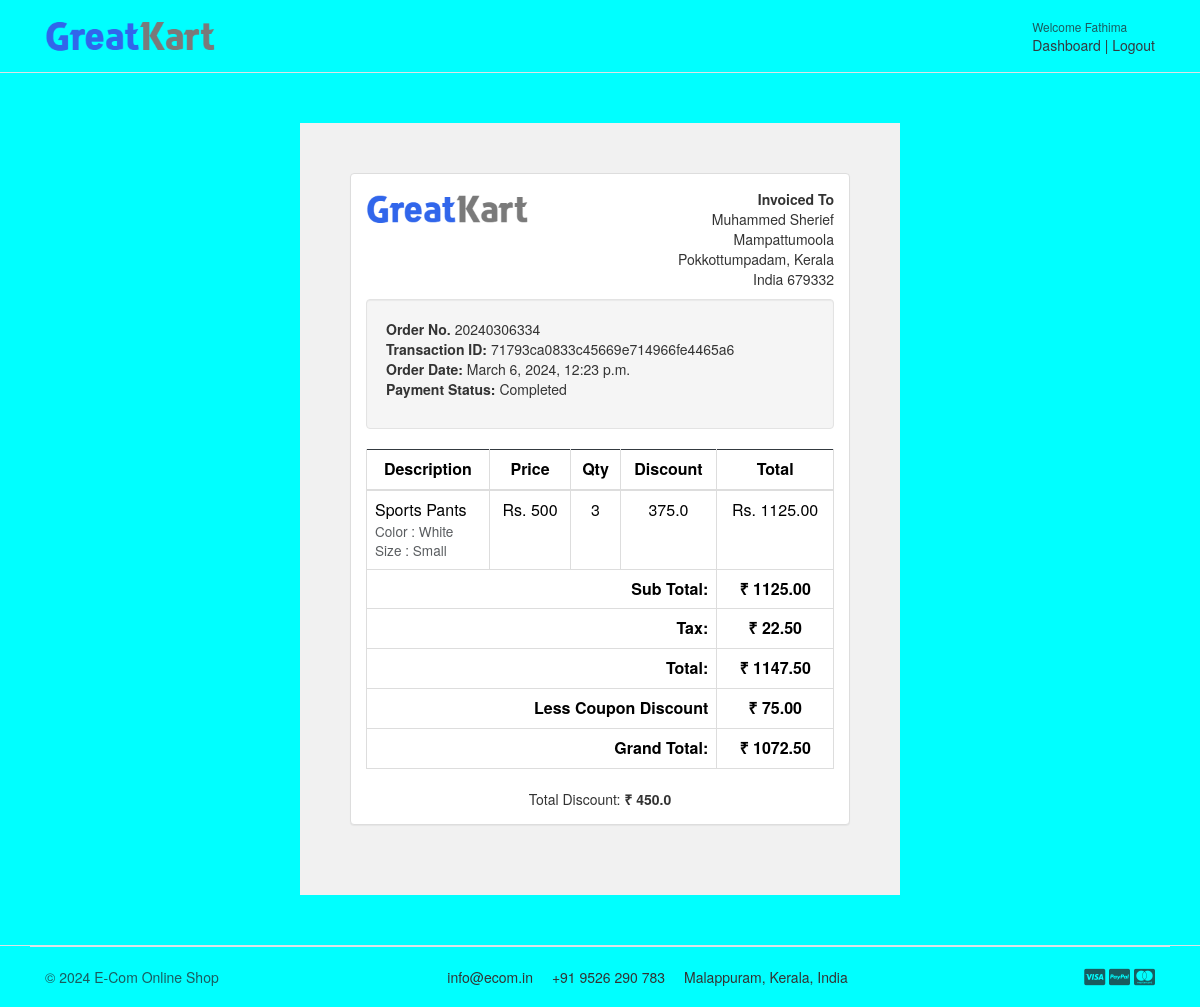
The app's page /orders/order_detail_admin/20240306334/ (signed in) with its own data.
### accounts/models.py (models this page shows, shortened)
class Account(AbstractBaseUser):
    first_name = models.CharField(max_length=50)
    last_name = models.CharField(max_length=50)
    email = models.EmailField(max_length=100, unique=True)
    phone_number = models.CharField(max_length=12, unique=True, default='')
    wallet = models.FloatField(null=True, default=0.0)
    date_joined = models.DateTimeField(auto_now_add=True)
    last_login = models.DateTimeField(auto_now_add=True)
    is_admin = models.BooleanField(default=False)
    is_staff = models.BooleanField(default=False)
    is_active = models.BooleanField(default=True)
    is_superadmin = models.BooleanField(default=False)
    USERNAME_FIELD = 'email'
    REQUIRED_FIELDS = ['first_name', 'last_name', 'phone_number']
    objects = MyAccountManager()
    class Meta:
        verbose_name = 'account'
        verbose_name_plural = 'accounts'

### orders/models.py (models this page shows, shortened)
class ShippingAddress(models.Model):
    user = models.ForeignKey(Account, on_delete=models.CASCADE)
    order = models.OneToOneField(Order, on_delete=models.CASCADE)
    full_name = models.CharField(max_length=20, default='')
    phone_number = models.CharField(max_length=15)
    address_line_1 = models.CharField(max_length=100)
    address_line_2 = models.CharField(blank=True, max_length=100)
    city = models.CharField(max_length=20)
    state = models.CharField(max_length=20)
    country = models.CharField(max_length=20)
    zipcode = models.CharField(max_length=6)

class Order(models.Model):
    STATUS = (
        ('Pending', 'Pending'),
        ('Order Confirmed', 'Order Confirmed'),
        ('Return Requested', 'Return Requested'),
        ('Return Approved', 'Return Approved'),
        ('Return Rejected', 'Return Rejected'),
        ('Return Received', 'Return Received'),
        ('Cancelled', 'Cancelled'),
        ('Delivered', 'Delivered'),
    )
    user = models.ForeignKey(Account, on_delete=models.SET_NULL, null=True)
    address = models.ForeignKey(Address, on_delete=models.SET_NULL, null=True)
    payment = models.ForeignKey(Payment, on_delete=models.SET_NULL, null=True)
    order_number = models.CharField(max_length=30, unique=True)
    order_total = models.FloatField()
    tax = models.FloatField()
    status = models.CharField(max_length=20, choices=STATUS, default='Pending')
    ip = models.CharField(blank=True, max_length=20)
    is_ordered = models.BooleanField(default=False)
    is_cancelled = models.BooleanField(default=False)
    created_at = models.DateTimeField(auto_now_add=True)
    updated_at = models.DateTimeField(auto_now=True)
    coupon_discount = models.FloatField(default=0.0)

class Payment(models.Model):
    user = models.ForeignKey(Account, on_delete=models.CASCADE)
    payment_id = models.CharField(max_length=100)
    amount_paid = models.CharField(max_length=100)
    discount = models.FloatField(default=0)
    status = models.CharField(max_length=100)
    created_at = models.DateTimeField(auto_now_add=True)
    timestamp = models.DateTimeField(default=timezone.now)

class OrderProduct(models.Model):
    order = models.ForeignKey(Order, on_delete=models.CASCADE, related_name='products')
    payment = models.ForeignKey(Payment, on_delete=models.SET_NULL, blank=True, null=True)
    user = models.ForeignKey(Account, on_delete=models.CASCADE)
    product = models.ForeignKey(Product, on_delete=models.CASCADE)
    variant = models.ManyToManyField(Variant, blank=True)
    quantity = models.IntegerField()
    tax = models.FloatField(default=0.0)
    product_price = models.FloatField()
    ordered = models.BooleanField(default=False)
    created_at = models.DateTimeField(auto_now_add=True)
    updated_at = models.DateTimeField(auto_now=True)
    product_discount = models.FloatField(default=0.0)

### store/models.py (models this page shows, shortened)
class Product(models.Model):
    product_name = models.CharField(max_length=200, unique=True)
    slug = models.SlugField(max_length=200, unique=True)
    description = models.TextField(max_length=500, blank=True)
    price = models.PositiveIntegerField(
        validators=[MinValueValidator(1)],
        help_text="Enter a number greater than zero")
    product_image = models.ImageField(upload_to='photos/products')
    stock = models.PositiveIntegerField(
        validators=[MinValueValidator(1)],
        help_text="Enter a number greater than zero")
    is_available = models.BooleanField(default=True)
    category = models.ForeignKey(Category, on_delete=models.CASCADE)
    created_date = models.DateTimeField(auto_now_add=True)
    modified_date = models.DateTimeField(auto_now=True)
    offer_percentage = models.PositiveIntegerField(default=0, blank=True, null=True)
    offer_price = models.PositiveIntegerField(default=0, blank=True, null=True)
    is_listed_offer = models.BooleanField(default=True)

class Variant(models.Model):
    product = models.ForeignKey(Product, on_delete=models.CASCADE)
    variant_category = models.CharField(max_length=100, choices=variant_category_choice)
    variant_value = models.CharField(max_length=100)
    is_active = models.BooleanField(default=True)
    created_on = models.DateTimeField(auto_now=True)
    objects = VariantManager()

### orders/views.py (the view)
# urls.py: path('order_detail_admin/<int:order_id>/', views.order_detail_admin, name='order_detail_admin'),
@login_required(login_url='login_admin')
def order_detail_admin(request, order_id):
    order_detail = OrderProduct.objects.filter(order__order_number=order_id)
    order = Order.objects.get(order_number=order_id)
    shipping_address = ShippingAddress.objects.get(order__order_number=order_id)
    total_product = []
    subtotal = 0
    total_product_discount = 0
    for item in order_detail:
        product_total = item.product_price * item.quantity
        subtotal += product_total
        total_product.append({'item': item, 'total': product_total})
        total_product_discount += item.product_discount
    context = {
        'order_detail': total_product,
        'order': order,
        'subtotal': subtotal,
        'total': subtotal + order.tax,
        'total_product_discount': total_product_discount,
        'total_discount': order.coupon_discount + total_product_discount,
        'shipping_address': shipping_address,
    }
    return render(request, 'admin/order-detail-admin.html', context)

### carts/context_processors.py (called while the page is built, shortened)
def counter(request):
    cart_count = 0
    if 'admin' in request.path:
        return {}
    return dict(cart_count=cart_count)

### category/context_processors.py (called while the page is built)
def menu_links(request):
    links = Category.objects.all()
    return dict(links=links)

### templates/admin/order-detail-admin.html
{% extends 'admin/base_admin.html' %}
{% load static %}
{% block content %}
<div class="container"
     style="margin: 0 auto;width: 50%;padding: 50px;background: #f1f1f1;margin-top: 50px;margin-bottom: 50px;">
    <div class="row invoice row-printable">
        <div class="col-md-12">
            <div class="panel panel-default plain" id="dash_0">
                <div class="panel-body p30">
                    <div class="row">
                        <div class="col-lg-6">
                            <div class="invoice-logo"><img src="{% static '/images/logo.png' %}" alt="Invoice logo"
                                                           style="max-height: 40px;"></div>
                        </div>
                        <div class="col-lg-6">
                            <div class="invoice-from">
                                <ul class="list-unstyled text-right">
                                    <li><strong>Invoiced To</strong></li>
                                    <li>{{ shipping_address.full_name }} </li>
                                    <li>{{ shipping_address.address_line_2 }} </li>
                                    <li>{{ shipping_address.city}}, {{ shipping_address.state }} </li>
                                    <li>{{ shipping_address.country }} {{ shipping_address.zipcode }} </li>
                                </ul>
                            </div>
                        </div>
                        <div class="col-lg-12">
                            <div class="invoice-details mt25">
                                <div class="well">
                                    <ul class="list-unstyled mb0">
                                        <li><strong>Order No.</strong> {{ order.order_number}}</li>
                                        <li><strong>Transaction ID: </strong> {{ order.payment.payment_id }}</li>
                                        <li><strong>Order Date:</strong> {{ order.created_at}}</li>
                                        <li><strong>Payment Status:</strong> {{ order.payment.status }}</li>
                                    </ul>
                                </div>
                            </div>
                            <div class="invoice-items">
                                <div class="table-responsive" style="overflow: hidden; outline: none;" tabindex="0">
                                    <table class="table table-bordered">
                                        <thead>
                                        <tr>
                                            <th class="per70 text-center">Description</th>
                                            <th class="per25 text-center">Price</th>
                                            <th class="per5 text-center">Qty</th>
                                            <th class="per5 text-center">Discount</th>
                                            <th class="per5 text-center">Total</th>
                                        </tr>
                                        </thead>
                                        <tbody>
                                        {% for product in order_detail %}
                                        <tr>
                                            <td> {{ product.item.product.product_name }}
                                                <p class="text-muted small">
                                                    {% if product.item.variant.all %}
                                                    {% for variant in product.item.variant.all %}
                                                    {{ variant.variant_category | capfirst }} : {{ variant.variant_value | capfirst }} <br>
                                                    {% endfor %}
                                                    {% endif %}
                                                </p>
                                            </td>
                                            <td class="text-center"> Rs. {{ product.item.product.price }} </td>
                                            <td class="text-center"> {{ product.item.quantity }} </td>
                                            <td class="text-center"> {{ product.item.product_discount }} </td>
                                            <td class="text-center"> Rs. {{ product.total | floatformat:2 }} </td>
                                        </tr>
                                        {% endfor %}
                                        </tbody>
                                        <tfoot>
                                        <tr>
                                            <th colspan="4" class="text-right">Sub Total:</th>
                                            <th class="text-center">₹ {{ subtotal | floatformat:2 }} </th>
                                        </tr>
                                        <tr>
                                            <th colspan="4" class="text-right">Tax:</th>
                                            <th class="text-center">₹ {{ order.tax | floatformat:2 }} </th>
                                        </tr>
                                        {% if order.coupon_discount > 0 %}
                                            <tr>
                                                <th colspan="4" class="text-right">Total:</th>
                                                <th class="text-center">₹ {{ total | floatformat:2 }} </th>
                                            </tr>
                                            <tr>
                                                <th colspan="4" class="text-right">Less Coupon Discount</th>
                                                <th class="text-center">₹ {{ order.coupon_discount | floatformat:2 }} </th>
                                            </tr>
                                        {% endif %}
                                        <tr>
                                            <th colspan="4" class="text-right">Grand Total:</th>
                                            <th class="text-center">₹ {{ order.order_total | floatformat:2 }} </th>
                                        </tr>
                                        </tfoot>
                                    </table>
                                </div>
                                <div>
                                    <p class="text-center">Total Discount: <strong>₹ {{ total_discount }} </strong></p>
                                </div>
                            </div>
                        </div>
                    </div>
                </div>
            </div>
        </div>
    </div>
</div>
{% endblock %}

### templates/admin/navbar_admin.html (shortened to what this page needs)
{% load static %}
<header class="section-header">
    <section class="header-main border-bottom">
        <div class="container">
            <div class="row align-items-center">
                <div class="col-lg-2 col-md-3 col-6">
                    <a href="{% url 'home' %}" class="brand-wrap">
                        <img class="logo" src="{% static './images/logo.png' %}">
                    </a>
                </div>
                <div class="col-lg  col-md-6 col-sm-12 col">
                </div>
                <div class="col-lg-3 col-sm-6 col-8 order-2 order-lg-3">
                    <div class="d-flex justify-content-end mb-3 mb-lg-0">
                        {% if user.id %}
                        <div class="widget-header">
                            <small class="title text-muted">Welcome {{ user.first_name }}</small>
                            <div>
                                <a href="{% url 'dashboard_admin' %}">Dashboard</a> <span class="dark-transp"> | </span>
                                <a href="{% url 'logout_admin' %}">Logout</a>
                            </div>
                        </div>
                        {% endif %}
                    </div>
                </div>
            </div>
        </div>
    </section>
</header>

### static/css/ui.css (style rules this page uses)
html { font-family: "Inter", sans-serif; font-size: 15px; }
p:last-child { margin-bottom: 0; }
.header-main { position: relative; padding-top: 1rem; padding-bottom: 1rem; }
.brand-wrap .logo, .navbar-brand .logo { margin-right: 7px; max-height: 42px; display: inline-block; }
.widget-header { display: inline-block; vertical-align: middle; position: relative; }
.widget-header a { color: #343a40; }
.widget-header .title { display: block; }
[class*=list-] li:after { visibility: hidden; display: block; content: ""; overflow: hidden; height: 0; clear: both; }

### records on screen
Account: first_name "Fathima"
ShippingAddress: full_name "Muhammed Sherief", address_line_2 "Mampattumoola", city "Pokkottumpadam", state "Kerala", country "India", zipcode "679332"
Order: order_number "20240306334", payment.payment_id "71793ca0833c45669e714966fe4465a6", created_at "March 6, 2024, 12:23 p.m.", payment.status "Completed", tax "22.50", coupon_discount "75.00", order_total "1072.50"
OrderProduct: item.product.product_name "Sports Pants", item.product.price "500", item.quantity "3", item.product_discount "375.0", total "1125.00"
Variant: variant_category "Color", variant_value "White"
Variant: variant_category "Size", variant_value "Small"

### other values on screen
{{ subtotal | floatformat:2 }} "1125.00"
{{ total | floatformat:2 }} "1147.50"
{{ total_discount }} "450.0"
